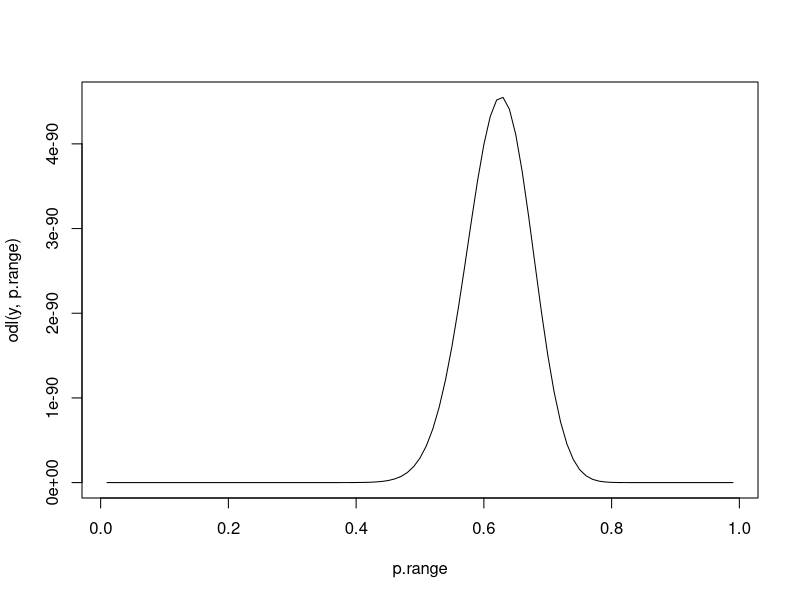
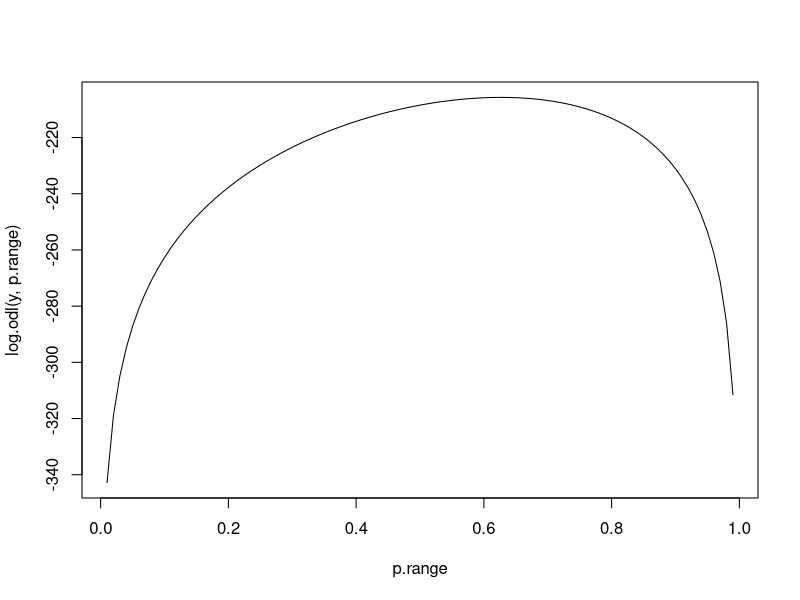
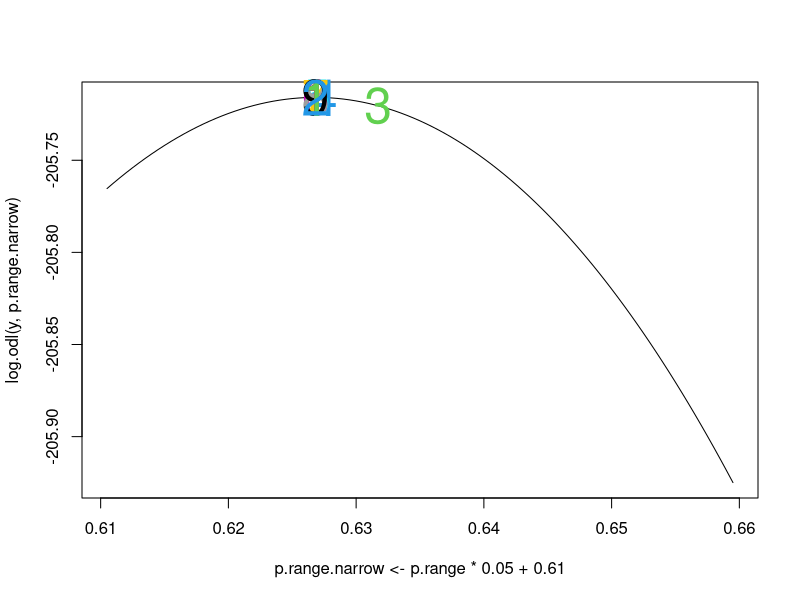

Write R code to recreate these figures, in order.
## ---- chunk 1
odl <- function(y,p)
{
  (1/2+p/4)^y[1] * ((1-p)/4)^(y[2]+y[3]) * (p/4)^y[4] 
}
log.odl <- function(y,p) {
  log(odl(y,p))
}

y <- c(125,18,20,34)  #Original data.
#y <- c(12,2,2,3)  #Reduced data.
p.delta <- 0.01
p.range <- seq(.01,.99,by=p.delta)
plot (p.range, odl(y,p.range), type="l")
plot (p.range, log.odl(y,p.range), type="l")

plot (p.range.narrow <- p.range*0.05 + 0.61, 
      log.odl(y,p.range.narrow), type="l")
em.rao <- function (start=0.99) {
    p.list <- rep(NA,nsteps)
    p.diff <- rep(NA,nsteps)
    t.list <- rep(NA,nsteps)
    logodl.list <- rep(NA,nsteps)
    p.list[1] <- start
    for (i in 1:nsteps) {
      # e-step # E(X2) + X5)
      t.list[i] <-  y[1]*p.list[i]/(2+p.list[i]) + y[4]  
      if (i < nsteps)
        p.list[i+1] <- t.list[i]/(t.list[i] + y[2]+y[3])
      if (i > 1)
        p.diff[i] <- p.list[i] - p.list[i-1]
      logodl.list[i] <- log.odl(y,p.list[i])
      points(p.list[i],log.odl(y,p.list[i]),
             pch=as.character(i),
             col=i,cex=3,
             xpd=1)
    }
    data.frame(p.list,t.list,logodl.list)
}

nsteps <-20
result <- em.rao()
result
